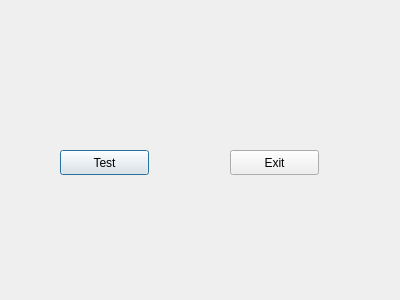
<?xml version="1.0" encoding="UTF-8"?>
<ui version="4.0">
 <class>Dialog</class>
 <widget class="QDialog" name="Dialog">
  <property name="geometry">
   <rect>
    <x>0</x>
    <y>0</y>
    <width>400</width>
    <height>300</height>
   </rect>
  </property>
  <property name="windowTitle">
   <string>Dialog</string>
  </property>
  <widget class="QPushButton" name="pushButton">
   <property name="geometry">
    <rect>
     <x>60</x>
     <y>150</y>
     <width>89</width>
     <height>25</height>
    </rect>
   </property>
   <property name="text">
    <string>Test</string>
   </property>
  </widget>
  <widget class="QPushButton" name="pushButton_2">
   <property name="geometry">
    <rect>
     <x>230</x>
     <y>150</y>
     <width>89</width>
     <height>25</height>
    </rect>
   </property>
   <property name="text">
    <string>Exit</string>
   </property>
  </widget>
 </widget>
 <resources/>
 <connections/>
</ui>
